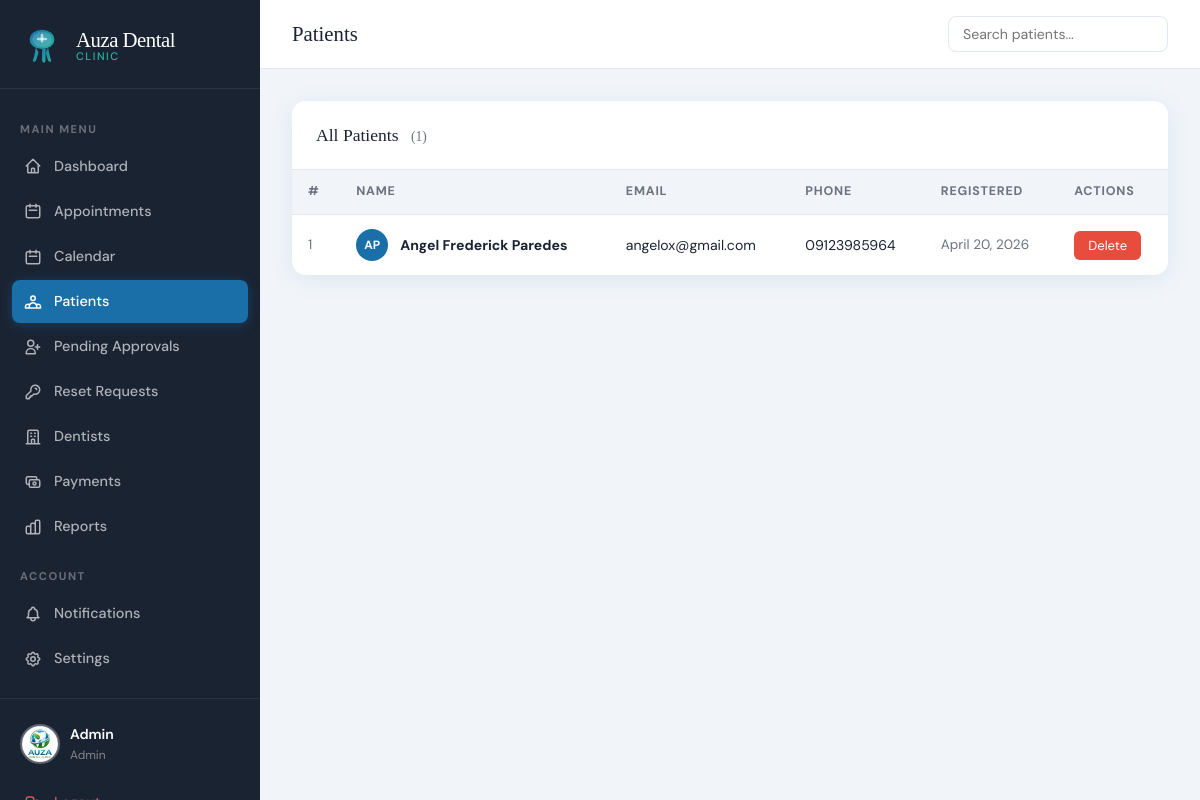
/index.php?page=admin_patients (signed in), run on an earlier commit of the app's database.
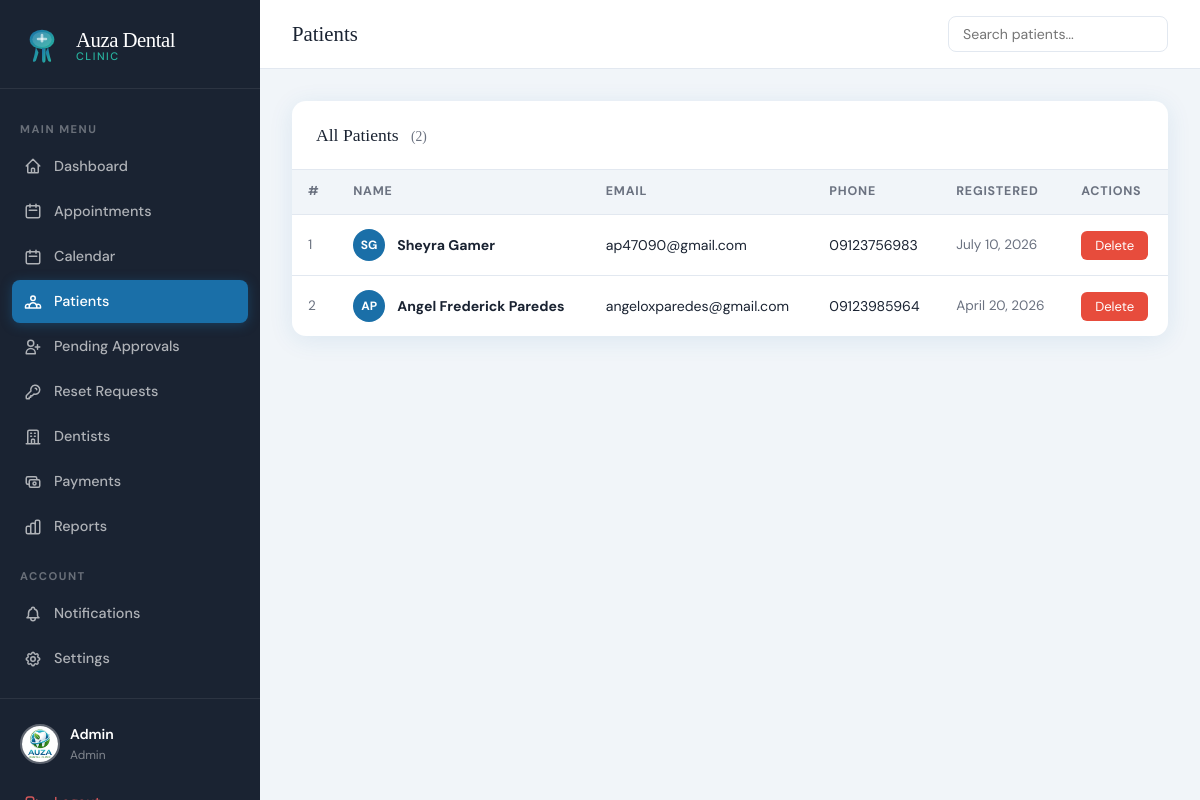
And on a later commit of the database.
### tables this page shows
CREATE TABLE `users` (
  `id` int(11) NOT NULL,
  `first_name` varchar(100) NOT NULL,
  `last_name` varchar(100) NOT NULL,
  `email` varchar(150) NOT NULL,
  `password` varchar(255) NOT NULL,
  `phone` varchar(20) DEFAULT NULL,
  `role` enum('admin','patient') DEFAULT 'patient',
  `is_verified` tinyint(1) DEFAULT 1,
  `status` enum('pending','approved','rejected') DEFAULT 'pending',
  `created_at` datetime DEFAULT current_timestamp(),
  `avatar` varchar(255) DEFAULT NULL,
  `temp_password` varchar(255) DEFAULT NULL
);

### app/controllers/AdminController.php (called while the page is built, shortened)
<?php
require_once __DIR__ . '/../config.php';
class AdminController {
    public function patients() {
        $patients = callProcedure('sp_get_all_patients');
        require __DIR__ . '/../views/admin/patients.php';
    }
}

### app/config.php (called while the page is built, shortened)
<?php
function getDB() {
    static $conn = null;
    if ($conn === null) {
        $conn = new mysqli(DB_HOST, DB_USER, DB_PASS, DB_NAME);
        $conn->set_charset('utf8mb4');
    }
    return $conn;
}
function callProcedure($proc_name, $params = []) {
    $db = getDB();
    if (empty($params)) {
        $sql = "CALL {$proc_name}()";
        $result = $db->query($sql);
    }
    $rows = [];
    while ($row = $result->fetch_assoc()) {
        $rows[] = $row;
    }
    return $rows;
}
function formatDate($date) {
    return date('F j, Y', strtotime($date));
}

### app/views/admin/patients.php (the view, shortened to what this page needs)
<!DOCTYPE html>
<html lang="en">
<head>
<link rel="stylesheet" href="<?= APP_URL ?>/public/css/style.css">
</head>
<body>
<div class="app-layout">
  <?php require_once __DIR__ . '/../shared/sidebar.php'; ?>
  <div class="main-content">
    <div class="topbar">
      <div class="topbar-title">Patients</div>
      <div class="topbar-actions">
        <input type="text" id="searchInput" placeholder="Search patients..." onkeyup="searchTable()"
          style="padding:8px 14px;border:1.5px solid var(--border);border-radius:8px;font-family:var(--font-body);font-size:0.88rem;outline:none;width:220px;">
      </div>
    </div>
    <div class="page-content">
      <?php require_once __DIR__ . '/../shared/helpers.php'; showFlash(); ?>
      <div class="card">
        <div class="card-header">
          <div class="card-title">
            All Patients
            <span style="font-size:0.85rem;font-weight:400;color:var(--gray);margin-left:8px;">(<?= count($patients) ?>)</span>
          </div>
        </div>
        <div class="table-wrap">
          <?php if (empty($patients)): ?>
            <div class="empty-state">
              <svg xmlns="http://www.w3.org/2000/svg" fill="none" viewBox="0 0 24 24" stroke="currentColor"><path stroke-linecap="round" stroke-linejoin="round" stroke-width="1" d="M17 20h5v-2a3 3 0 00-5.356-1.857M17 20H7m10 0v-2c0-.656-.126-1.283-.356-1.857M7 20H2v-2a3 3 0 015.356-1.857M7 20v-2c0-.656.126-1.283.356-1.857m0 0a5.002 5.002 0 019.288 0M15 7a3 3 0 11-6 0 3 3 0 016 0z"/></svg>
              <h3>No Patients Yet</h3>
              <p>Patients will appear here once they register</p>
            </div>
          <?php else: ?>
            <table id="patientsTable">
              <thead>
                <tr>
                  <th>#</th>
                  <th>Name</th>
                  <th>Email</th>
                  <th>Phone</th>
                  <th>Registered</th>
                  <th>Actions</th>
                </tr>
              </thead>
              <tbody>
                <?php foreach ($patients as $i => $p): ?>
                <tr>
                  <td class="text-gray text-sm"><?= $i + 1 ?></td>
                  <td>
                    <div class="flex items-center gap-2">
                      <div class="user-avatar" style="width:32px;height:32px;font-size:0.75rem;background:var(--primary);">
                        <?= strtoupper(substr($p['first_name'], 0, 1) . substr($p['last_name'], 0, 1)) ?>
                      </div>
                      <div>
                        <div class="font-bold"><?= htmlspecialchars($p['first_name'] . ' ' . $p['last_name']) ?></div>
                      </div>
                    </div>
                  </td>
                  <td><?= htmlspecialchars($p['email']) ?></td>
                  <td><?= htmlspecialchars($p['phone'] ?? '—') ?></td>
                  <td class="text-sm text-gray"><?= formatDate($p['created_at']) ?></td>
                  <td>
                    <button
                      onclick="confirmDelete(<?= $p['id'] ?>, '<?= htmlspecialchars($p['first_name'] . ' ' . $p['last_name']) ?>')"
                      style="background:var(--danger,#e53e3e);color:#fff;border:none;padding:6px 14px;border-radius:6px;cursor:pointer;font-size:0.82rem;font-family:var(--font-body);">
                      Delete
                    </button>
                  </td>
                </tr>
                <?php endforeach; ?>
              </tbody>
            </table>
          <?php endif; ?>
        </div>
      </div>
    </div>
  </div>
</div>
</body>
</html>

What changed in the data, as far as the page shows it:
added users: first_name+last_name "SG", first_name+last_name "Sheyra Gamer", email "ap47090@gmail.com", phone "09123756983", created_at "July 10, 2026"
changed users "Angel Frederick Paredes": email "angelox@gmail.com" → "angeloxparedes@gmail.com"
Also different on the page:
count($patients): "1" → "2"
